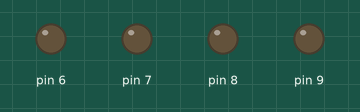
Simulated run of this sketch. Board: Arduino Mega 2560, built with avr-gcc and run on an emulated ATmega2560. On the bench: output pins drawn as LEDs (lit = HIGH).

Above: at 1.0 s.
At 5.7 s:
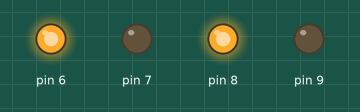
At 9.8 s:
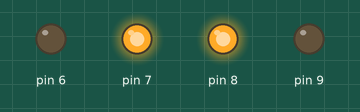
Timing chart, 0 to 14.1 s (numbered marks = the images above):
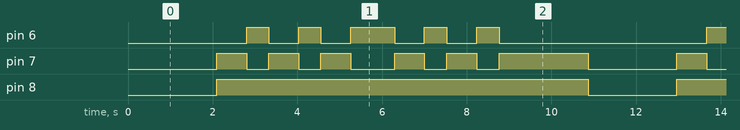

Measured:
- by itself, pin 6: repeats every 10.9 s: LOW 0.70 s, HIGH 0.53 s, LOW 0.70 s, HIGH 1.0 s, 2 × (LOW 0.70 s, HIGH 0.53 s), LOW 4.9 s, HIGH 0.53 s
- by itself, pin 7: repeats every 10.9 s: 2 × (LOW 0.53 s, HIGH 0.70 s), LOW 1.0 s, 2 × (HIGH 0.70 s, LOW 0.53 s), HIGH 2.1 s, LOW 2.1 s, HIGH 0.70 s
- by itself, pin 8: alternates HIGH for 8.8 s and LOW for 2.1 s

The sketch:

robot_writes__E_.ino
```cpp
#define left PORTH=0x20
#define lspin PORTH=0x28
#define rspin PORTH=0x50
#define angle90 528
#define angle180 1042
#define right PORTH=0x10
#define f1 700
#define f2 1400
#define f3 2100
#define f4 2800

int main()
{
  DDRH=0x78;     	//Setting the data direction of PORTD where motors are connected
 while(1)
 {
   PORTH=0x00;
   _delay_ms(f3);

   PORTH=0x30;   	//moving ROBOT forward
   _delay_ms(f1);

   lspin;      //moving ROBOT left
   _delay_ms(angle90);

   PORTH=0x30;   	//moving ROBOT forward
   _delay_ms(f1);

   lspin;      //moving ROBOT left
   _delay_ms(angle90+1);

   PORTH=0x30;   	//moving ROBOT forward
   _delay_ms(f1);

   lspin;      //moving ROBOT left
   _delay_ms(angle180+2);

   PORTH=0x30;   	//moving ROBOT forward
   _delay_ms(f1);

   lspin;    //moving ROBOT left
   _delay_ms(angle90+3);

   PORTH=0x30;   	//moving ROBOT forward
   _delay_ms(f1);

   lspin;    //moving ROBOT left
   _delay_ms(angle90+4);

   PORTH=0x30;   	//moving ROBOT forward
   _delay_ms(f3);

   /************E************/
 }
}
```
